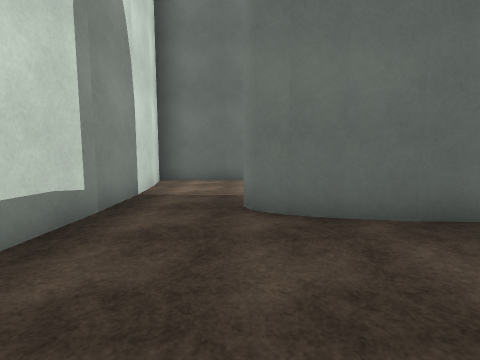
view 1 (above)

24 first-person views from a walk through a 3-D level made in the Unity game engine. The camera is 1.5 m above the floor, tilts 6° down and sees 85° across. The floor is counted in squares, 2 m on a side. Each view is taken from the middle of a square. On the plan, view 1 faces up. The plan holds only what a view shows up to about 9 squares ahead; the rest is blank. The place goes on beyond the plan. The player is left out. Some animated figures are left out. Surface patterns are stand-ins for the level's own textures.

view 2
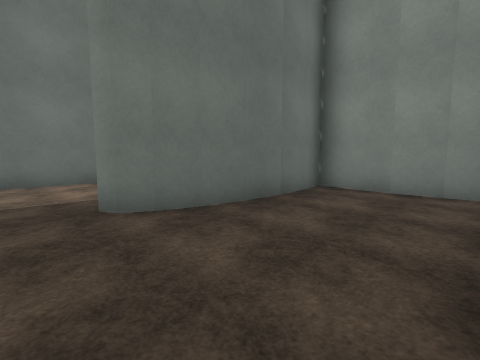

view 3
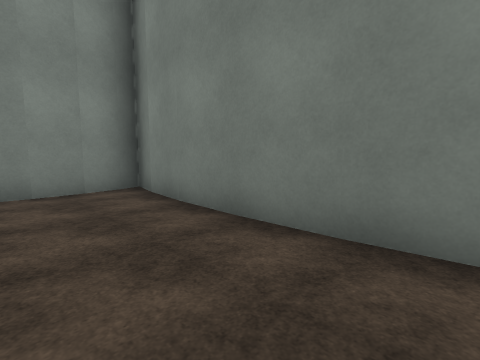

view 4
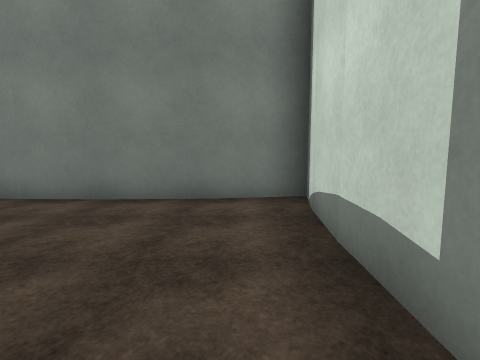

view 5
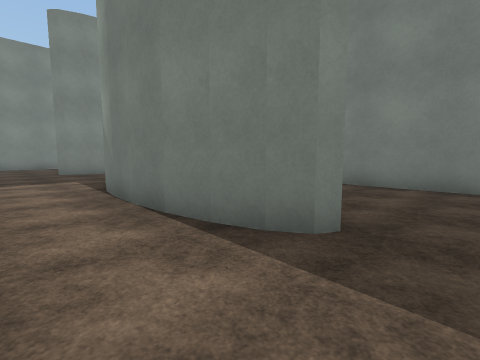

view 6
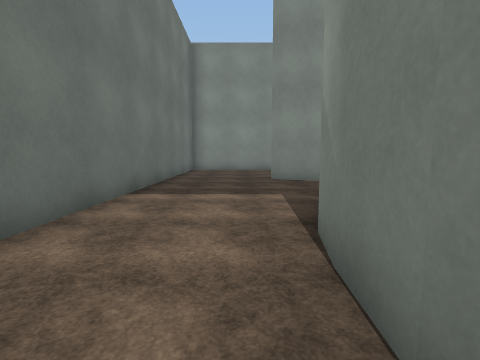

view 7
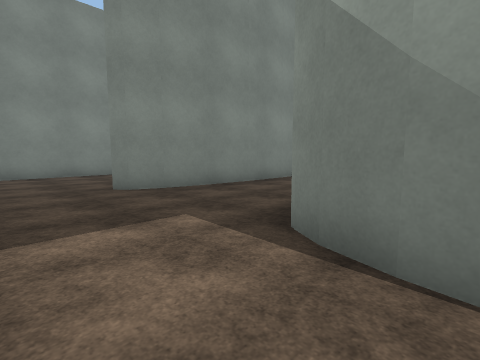

view 8
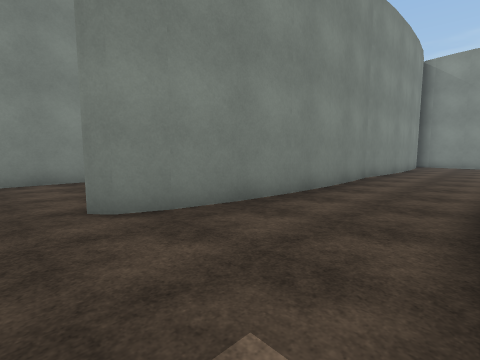

view 9
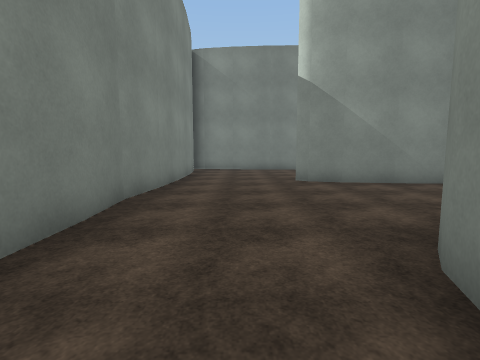

view 10
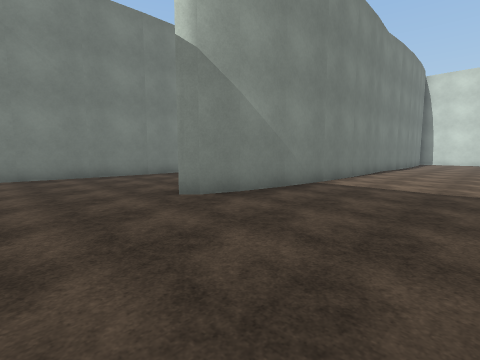

view 11
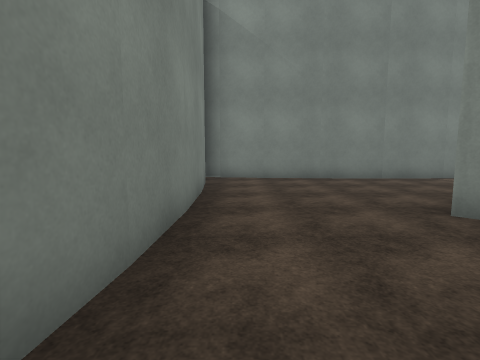

view 12
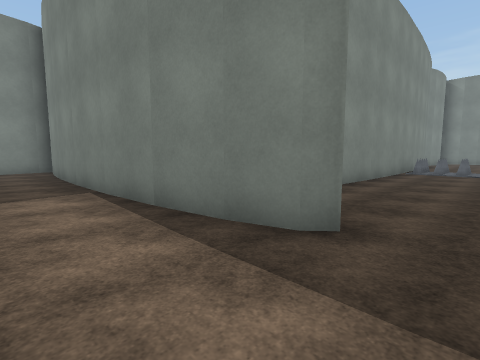

view 13
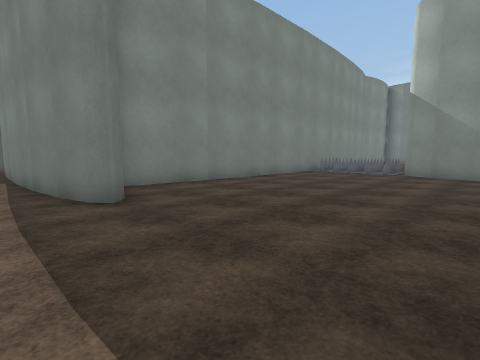

view 14
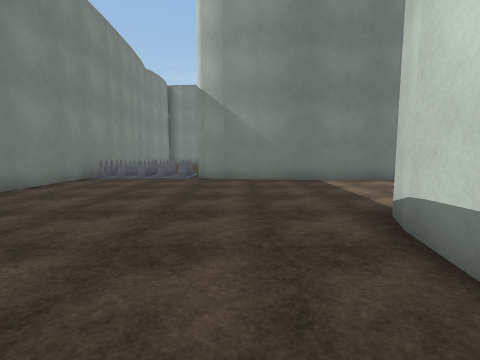

view 15
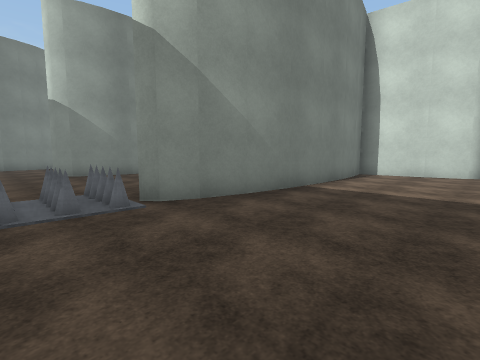

view 16
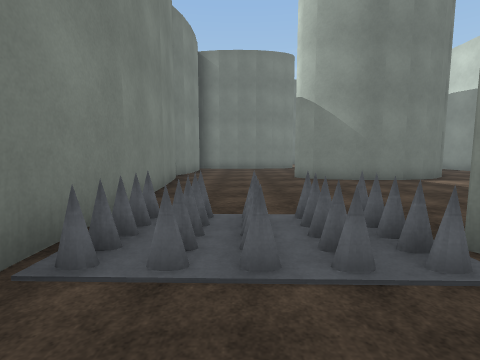

view 17
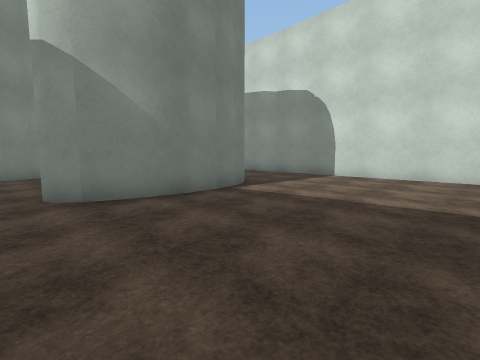

view 18
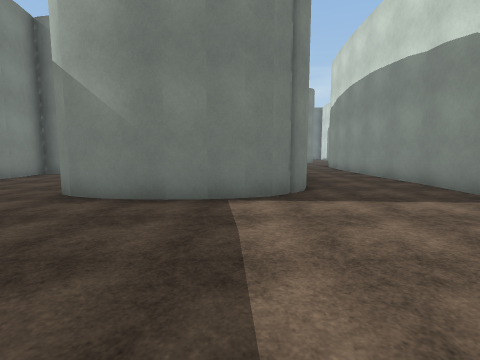

view 19
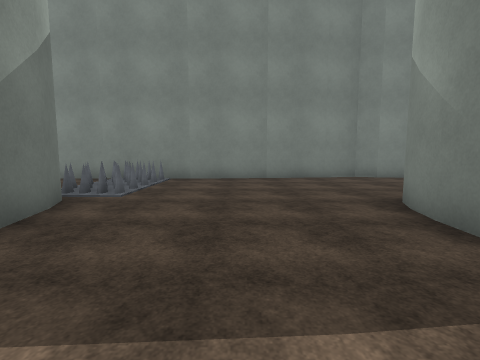

view 20
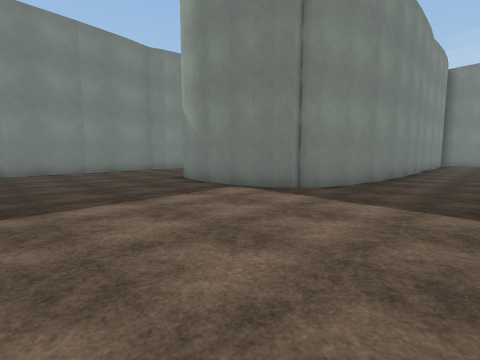

view 21
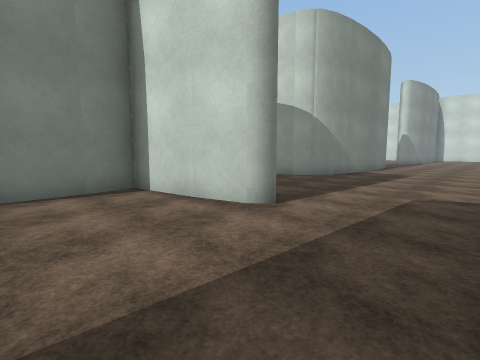

view 22
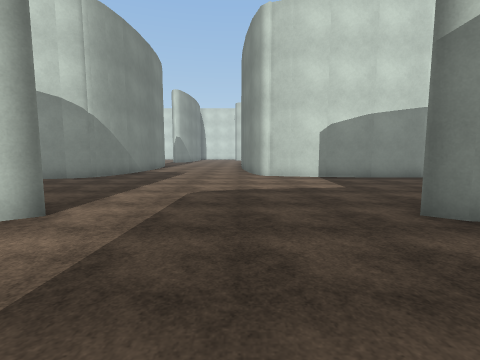

view 23
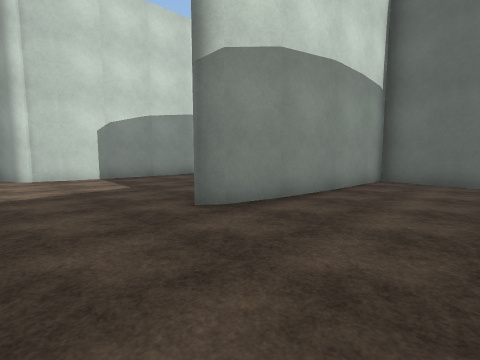

view 24
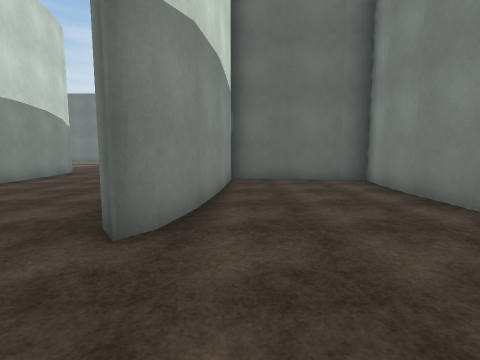

### Floor plan
Key: @ floor where view 1 was taken; # wall or solid block; . floor; O other object.
Columns run from 19 left of view 1 to 14 right of it. Each row starts with its distance up from view 1.
  7                  ####  ########
  6                  #...............#
  5                  #...............#
  4                  #..#####...#....#
  3                  #..######..#  ..#
  2                  #......# ..#
  1                  #......# ..#
  0                  #.@....##..#
 -1                  ########...#
 -2                  ...........#
 -3                  ...........#
 -4                  ...........#
 -5   #.              ..........#
 -6   #..  ######    ########...#
 -7   #..  #....#          .....#
 -8   #... #....#          .....#
 -9   #... #...##   ............#
-10   #....#...# ...............#
-11   #....#...# .....###########
-12  ##........  ......#
-13  #.........  ......#
-14 ........... #......#
-15 ........... #......#
-16 ...................#
-17  ......#...........#
-18  #.... #...........#
-19  ##..  #...........#
-20   #    #########.OO#
-21        #.........OO#
-22        #...........#
-23        #...........#
-24        #...........#
-25        #...........#
-26        #...#####...#
-27        #...#   ....#
-28        #...#   ....#
-29        #...#   ....#

Where each view was taken, in squares from view 1:
view 1: 0 up, 0 right, facing up
view 2: 0 up, 1 left, facing up-right
view 3: 2 up, 1 left, facing down-right
view 4: 4 up, 1 left, facing down
view 5: 6 up, 1 left, facing down-right
view 6: 5 up, 2 right, facing right
view 7: 6 up, 4 right, facing down-right
view 8: 5 up, 6 right, facing down-right
view 9: 1 up, 7 right, facing down
view 10: 2 down, 8 right, facing down-left
view 11: 3 down, 8 right, facing down
view 12: 9 down, 3 left, facing down-right
view 13: 10 down, 6 left, facing down-right
view 14: 12 down, 5 left, facing down
view 15: 16 down, 2 left, facing down-left
view 16: 18 down, 2 left, facing down
view 17: 21 down, 3 left, facing down-left
view 18: 21 down, 7 left, facing down
view 19: 23 down, 8 left, facing right
view 20: 21 down, 11 left, facing down-right
view 21: 14 down, 9 left, facing down-left
view 22: 14 down, 9 left, facing left
view 23: 14 down, 9 left, facing up-left
view 24: 14 down, 11 left, facing up
